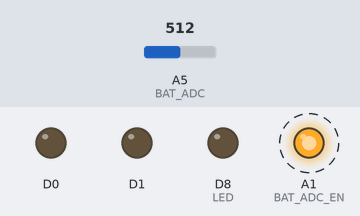
The sketch below on a simulated Arduino Zero (SAMD21). Parts: output pins drawn as LEDs (lit = HIGH). Dashed ring = blinking. The inputs (shaded band) are chosen by the test bench; at power-on: A5 (BAT_ADC) = 512 (analog values on the 0–1023 scale). What the sketch prints to the serial monitor is not drawn.

Above: at 10.2 s.
Timing chart, 0 to 13.0 s (numbered marks = the images above):
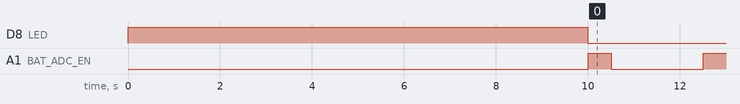

The sketch:

Battery.ino
```cpp
#include "constant.h"

int sensorValue = 0;  // variable to store the value coming from the sensor

// the setup function runs once when you press reset or power the board
void setup() {
	  pinMode(LED, OUTPUT);
	  digitalWrite(LED, LOW);
	  pinMode(RN_RESET, OUTPUT);
	  digitalWrite(RN_RESET, LOW);
	  pinMode(BAT_ADC_EN, OUTPUT);
	  digitalWrite(BAT_ADC_EN, LOW);
	  pinMode(0, OUTPUT);
	  digitalWrite(0, LOW);
	  pinMode(1, OUTPUT);
	  digitalWrite(1, LOW);
	  Serial.begin(9600);

	  digitalWrite(LED, HIGH);
	  delay(10000);
	  digitalWrite(LED, LOW);

	  Serial.println("Start");

	  analogReadResolution(12);
	  //digitalWrite(BAT_ADC_EN, HIGH);
}

// the loop function runs over and over again forever
void loop() {

	int sensorValue = 0;
	digitalWrite(BAT_ADC_EN, HIGH);
	delay(500);
	sensorValue = analogRead(BAT_ADC);
	digitalWrite(BAT_ADC_EN, LOW);
	Serial.print("ADC: ");
	Serial.print(sensorValue);
	Serial.print(" V: ");
	float v = ((float)sensorValue)*(0.0013427734375);
	Serial.print(v);
	Serial.print(" A: ");
	float a = ( ( (v-3) / 1.2) * 254 ) + 1;
	uint8_t level = 0;
	if(a<=0)
		level = 1;
	else if(a>=254)
		level = 254;
	else
		level = (uint8_t) a;
	Serial.print(level);

	Serial.print(" A10: ");
	float a_10 = ( ( (v) / 10) * 255 );
	uint8_t level_10 = 0;
	if(a_10<=0)
		level_10 = 0;
	else if(a_10>=255)
		level_10 = 255;
	else
		level_10 = (uint8_t) a_10;
	Serial.println(level_10);

	digitalWrite(13, HIGH);   // turn the LED on (HIGH is the voltage level)
	delay(1000);              // wait for a second
	digitalWrite(13, LOW);    // turn the LED off by making the voltage LOW
	delay(1000);              // wait for a second
}
```

constant.h
```cpp
/*
 * constant.h
 *
 *  Created on: 21 feb 2018
 *      Author: Emanuele
 */

#ifndef CONSTANT_H_
#define CONSTANT_H_

#define HAVE_HWSERIAL1 1

#define LED 8
#define RN_RESET 9
#define BAT_ADC_EN PIN_A1
#define BAT_ADC PIN_A5
#define DS18B20_PIN 11

/*! @enum DeviceState
 */
enum DeviceState
{
    DEVICE_STATE_INIT = 0,
    DEVICE_STATE_JOIN = 1,
    DEVICE_STATE_SEND = 2,
    DEVICE_STATE_SLEEP = 3
};

#endif /* CONSTANT_H_ */
```

sloeber.ino.cpp
```cpp
#ifdef __IN_ECLIPSE__
//This is a automatic generated file
//Please do not modify this file
//If you touch this file your change will be overwritten during the next build
//This file has been generated on 2018-04-17 16:47:38

#include "Arduino.h"
#include "constant.h"

void setup() ;
void loop() ;

#include "Battery.ino"


#endif
```

Measured:
- by itself, A1 (BAT_ADC_EN): alternates HIGH for 0.50 s and LOW for 2.0 s
